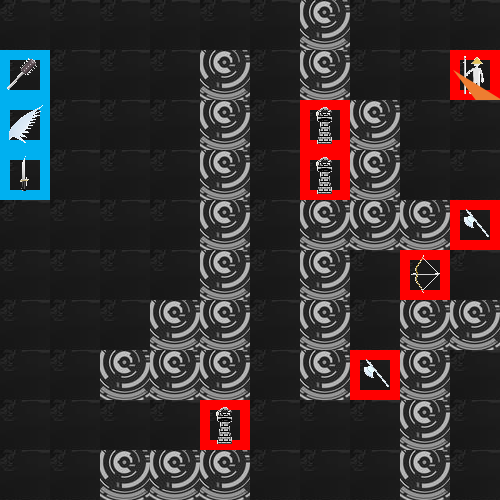

Rendered tile map (Tiled .tmx) drawn with the repository's tilesets; below, a short description and the full map source, tile grids included:
An orthogonal 10x10 tile map with 50x50 px tiles, 4 tile layers (cellItem, teamConfig, unitConfig, keyUnit), 4 tilesets.

<map version="1.0" orientation="orthogonal" renderorder="left-down" width="10" height="10" tilewidth="50" tileheight="50" nextobjectid="10">
 <tileset firstgid="1" name="allSprite" tilewidth="50" tileheight="50" tilecount="10" columns="5">
  <image source="allSprite.png" width="250" height="100" />
  <tile id="0">
   <properties>
    <property name="category" value="SOLDIER" />
   </properties>
  </tile>
  <tile id="1">
   <properties>
    <property name="category" value="TOWER" />
   </properties>
  </tile>
  <tile id="2">
   <properties>
    <property name="category" value="ARROW" />
   </properties>
  </tile>
  <tile id="3">
   <properties>
    <property name="category" value="SWORD" />
   </properties>
  </tile>
  <tile id="4">
   <properties>
    <property name="category" value="HORSE" />
   </properties>
  </tile>
  <tile id="5">
   <properties>
    <property name="category" value="KNIFE" />
   </properties>
  </tile>
  <tile id="6">
   <properties>
    <property name="category" value="STICK" />
   </properties>
  </tile>
  <tile id="7">
   <properties>
    <property name="category" value="BOW" />
   </properties>
  </tile>
  <tile id="8">
   <properties>
    <property name="category" value="AXE" />
   </properties>
  </tile>
  <tile id="9">
   <properties>
    <property name="category" value="WING" />
   </properties>
  </tile>
 </tileset>
 <tileset firstgid="11" name="desktop" tilewidth="50" tileheight="50" tilecount="20" columns="5">
  <image source="desktop.jpg" width="293" height="220" />
  <tile id="9">
   <properties>
    <property name="item" value="sth" />
   </properties>
  </tile>
 </tileset>
 <tileset firstgid="31" name="team" tilewidth="50" tileheight="50" tilecount="2" columns="2">
  <image source="team.png" width="100" height="50" />
  <tile id="0">
   <properties>
    <property name="team" value="1" />
   </properties>
  </tile>
  <tile id="1">
   <properties>
    <property name="team" value="2" />
   </properties>
  </tile>
 </tileset>
 <tileset firstgid="33" name="key" tilewidth="50" tileheight="50" tilecount="9" columns="3">
  <image source="explode.png" width="175" height="186" />
  <tile id="0">
   <properties>
    <property name="key" type="bool" value="true" />
   </properties>
  </tile>
 </tileset>
 <layer name="cellItem" width="10" height="10">
  <data encoding="csv">
17,17,17,17,17,17,20,17,17,17,
17,17,17,17,20,17,20,17,17,17,
17,17,17,17,20,17,17,20,17,17,
17,17,17,17,20,17,17,20,17,17,
17,17,17,17,20,17,20,20,20,17,
17,17,17,17,20,17,20,17,17,17,
17,17,17,20,20,17,20,17,20,20,
17,17,20,20,20,17,20,17,20,17,
17,17,17,17,17,17,17,17,20,17,
17,17,20,20,20,17,17,17,20,17
</data>
 </layer>
 <layer name="teamConfig" width="10" height="10">
  <data encoding="csv">
0,0,0,0,0,0,0,0,0,0,
31,0,0,0,0,0,0,0,0,32,
31,0,0,0,0,0,32,0,0,0,
31,0,0,0,0,0,32,0,0,0,
0,0,0,0,0,0,0,0,0,32,
0,0,0,0,0,0,0,0,32,0,
0,0,0,0,0,0,0,0,0,0,
0,0,0,0,0,0,0,32,0,0,
0,0,0,0,32,0,0,0,0,0,
0,0,0,0,0,0,0,0,0,0
</data>
 </layer>
 <layer name="unitConfig" width="10" height="10">
  <data encoding="csv">
0,0,0,0,0,0,0,0,0,0,
7,0,0,0,0,0,0,0,0,1,
10,0,0,0,0,0,2,0,0,0,
6,0,0,0,0,0,2,0,0,0,
0,0,0,0,0,0,0,0,0,9,
0,0,0,0,0,0,0,0,8,0,
0,0,0,0,0,0,0,0,0,0,
0,0,0,0,0,0,0,9,0,0,
0,0,0,0,2,0,0,0,0,0,
0,0,0,0,0,0,0,0,0,0
</data>
 </layer>
 <layer name="keyUnit" width="10" height="10">
  <data encoding="csv">
0,0,0,0,0,0,0,0,0,0,
0,0,0,0,0,0,0,0,0,33,
0,0,0,0,0,0,0,0,0,0,
0,0,0,0,0,0,0,0,0,0,
0,0,0,0,0,0,0,0,0,0,
0,0,0,0,0,0,0,0,0,0,
0,0,0,0,0,0,0,0,0,0,
0,0,0,0,0,0,0,0,0,0,
0,0,0,0,0,0,0,0,0,0,
0,0,0,0,0,0,0,0,0,0
</data>
 </layer>
</map>
